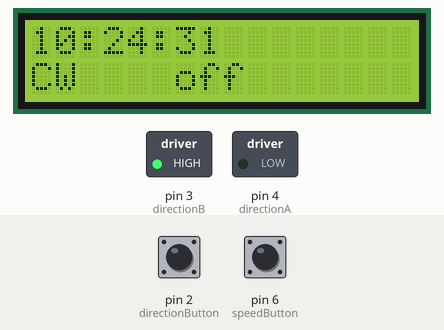
Recording of a sketch running on a simulated Arduino Uno, built with avr-gcc and run on an emulated ATmega328P. Parts: 16×2 character LCD, switched loads named in the sketch (green lamp = pin HIGH). Dashed ring = blinking. Inputs (shaded band) come from the test bench; at power-on: pin 2 (directionButton) HIGH, pin 6 (speedButton) HIGH. The local clock reads 2024-03-15 10:24:30 at power-on unless the sketch sets it; pins used as bus, display or sensor lines are not drawn.

Above: at 1.2 s.
1.3 s: pin 2 (directionButton) pulled LOW for 1 s
At 1.76 s:
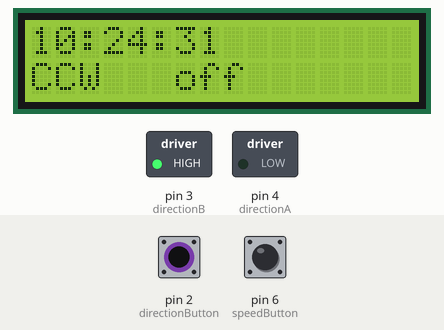
3.8 s: pin 6 (speedButton) pulled LOW for 0.15 s
At 4.6 s:
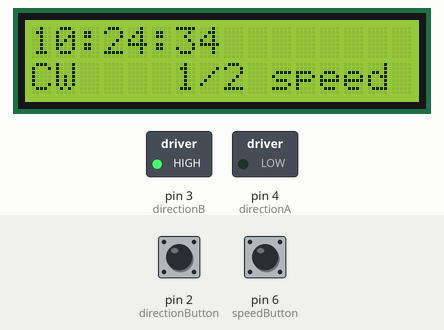
6.9 s: pin 2 (directionButton) pulled LOW for 0.15 s
At 8.8 s:
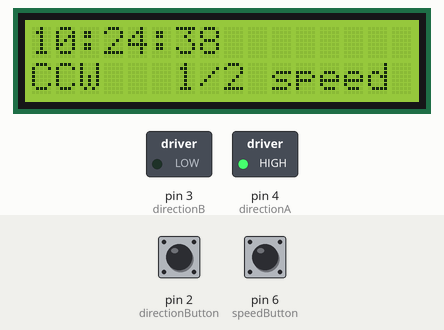
10.0 s: pin 2 (directionButton) pulled LOW for 0.15 s
At 10.15 s:
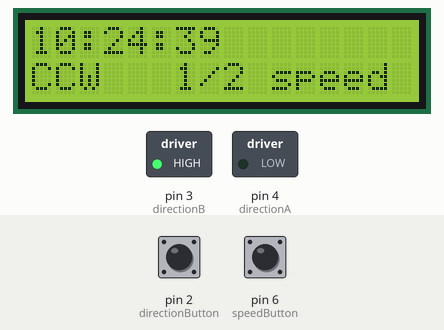
11.7 s: pin 6 (speedButton) pulled LOW for 1 s
At 12.8 s:
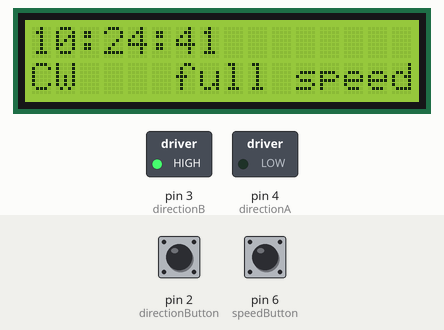
14.5 s: pin 2 (directionButton) driven LOW and pin 6 (speedButton) driven LOW
At 16.28 s:
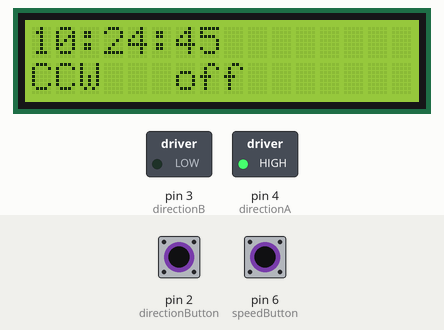
Timing chart, 0 to 18.5 s (numbered marks = the images above; inputs shaded):
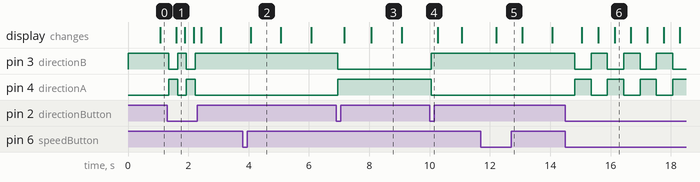

The sketch:

motor_code.ino
```cpp
// included libraries
#include <LiquidCrystal.h>
#include "DS1307.h"

// set constants for pins
#define powerPin 5 //pin 5 used as output to control fan speed
#define directionA 4  //pin 4 used as output to help control fan direction
#define directionB 3  //pin 3 used as output to help control fan direction
#define speedButton 6  //pin 6 connects button used to change fan speed - used as input
#define directionButton 2 //pin 2 connects button used to change fan direction - used as input

// global variables
// variables relating to fan speed
const int fanSpeed[] = {0, 127, 191, 255};  // fan speeds
const char* fanString[] = {"off       ", "1/2 speed ", "3/4 speed ", "full speed"};  // corresponding text for fan speeds
int fanIndex = 0;  // keeps track of which iteration the fanSpeed array is on
const int fanSpeedSize = sizeof(fanSpeed) / sizeof(*fanSpeed);
// flags and object
boolean doChangeDirection = false;  // flag for interrupt to alert main code to change fan direction
boolean updateLCD = false;  // flag for timer interrupt to alert code to update LCD display
boolean turnFanOn = false;
DS1307 clock;  //defines an object of DS1307 class

////////////////////////////////////////////////////////////////////////////////////////////////////////
// determines whether the fan runs on a timer [presentation mode] or a button press [test mode]
const boolean AUTOMODE = false;
////////////////////////////////////////////////////////////////////////////////////////////////////////

// initialize the library with the numbers of the interface pins
LiquidCrystal lcd(7, 8, 9, 10, 11, 12);

void setup() {
  //configure clock
  clock.begin();

  //set pin direction
  pinMode(powerPin, OUTPUT);
  pinMode(directionA, OUTPUT);
  pinMode(directionB, OUTPUT);
  pinMode(speedButton, INPUT_PULLUP);
  pinMode(directionButton, INPUT_PULLUP);

  //set fan speed/direction at start
  analogWrite(powerPin, 0);  // fan starts off
  digitalWrite(directionA, LOW);  //fan starts in CW mode
  digitalWrite(directionB, HIGH);

  // set up the LCD's number of columns and rows:
  lcd.begin(16, 2);

  // configure external interrupt for direction
  attachInterrupt(digitalPinToInterrupt(directionButton), setDirectionFlag, LOW);

  // configure timer interrupt; code from
  // https://www.instructables.com/Arduino-Timer-Interrupts/
  cli();  //stop interrupts
  //set timer1 interrupt at 1Hz
  TCCR1A = 0;// set entire TCCR1A register to 0
  TCCR1B = 0;// same for TCCR1B
  TCNT1  = 0;//initialize counter value to 0
  // set compare match register for 1hz increments
  OCR1A = 15624;// = (16*10^6) / (1*1024) - 1 (must be <65536)
  // turn on CTC mode
  TCCR1B |= (1 << WGM12);
  // Set CS12 and CS10 bits for 1024 prescaler
  TCCR1B |= (1 << CS12) | (1 << CS10);
  // enable timer compare interrupt
  TIMSK1 |= (1 << OCIE1A);
  sei();//allow interrupts

}

ISR(TIMER1_COMPA_vect){  //timer1 interrupt 1Hz toggles pin 13 (LED)
//generates pulse wave of frequency 1Hz/2 = 0.5kHz (takes two cycles for full wave- toggle high then toggle low)
  updateLCD = true;
}


void loop() {
  // get time
  clock.getTime();

  // controls the speed of the fan
  if (AUTOMODE) {
    defaultSpeed();  // in this mode, the fan operates on a minute cycle
  }
  else {
    speedChange();  // in this mode, the fan operates based on the press of a button
  }

  // changes the direction of the fan based off of interrupt
  if (doChangeDirection) {
    doChangeDirection = false;  // reset flag to false
    directionChange();  // changes fan's direction
  }

  // displays time, speed, and direction
  if (updateLCD) {
    updateLCD = false;  // reset flag to false
    printTime();  // displays time on LCD
    printFan();  // displays fan direction and speed on LCD
  }
}

void speedChange() {
  if (digitalRead(speedButton) == LOW) {  // checks for button press
    delay(50);
    if (digitalRead(speedButton) == LOW) {  // ensures button was actually pressed
      fanIndex++;  // increments index, cycling it back to 0 if it is too high
      if (fanIndex > fanSpeedSize - 1) {
        fanIndex = 0;
      }
      analogWrite(powerPin, fanSpeed[fanIndex]);  // changes fan's speed
      delay(200);  //causes a slight delay to ensure button is not accidently pushed "again"
    }
  }
}

void defaultSpeed() {
  if (clock.second >= 30) {  // turns the fan off for 30 sec
    fanIndex = 0;
  }
  else if (clock.second >= 20) {  // turns fan to 1/2 speed for 10 sec
    fanIndex = 1;
  }
  else if (clock.second >= 10) {  // turns fan to 3/4 speed for 10 sec
    fanIndex = 2;
  }
  else {  // turns fan to full speed for 10 sec
    fanIndex = 3;
  }

  analogWrite(powerPin, fanSpeed[fanIndex]);  // determine fan's speed
}

void directionChange() {  // triggered by external interrupt upon button press
    delay(50);
    if (digitalRead(directionButton) == LOW) {  // ensures button was actually pressed
      digitalWrite(directionA, !digitalRead(directionA));  // swaps HIGH/LOW to change direction
      digitalWrite(directionB, !digitalRead(directionB));
      delay(200);  //causes a slight delay to ensure button is not accidently pushed "again"
    }
}

void setDirectionFlag() {  // function that external interrupt directly interfaces with to control the fan's direction
  doChangeDirection = true;  // flag to change fan's direction
  updateLCD = true;  // flag to update LCD display
}

void printTime() {
  // put time into variables
  // prints time to LCD
  int theHour = clock.hour;
  int theMinute = clock.minute;
  int theSecond = clock.second;
  lcd.setCursor(0,0);
  if (theHour < 10) {
    lcd.print(0);
  }
  lcd.print(theHour);
  lcd.print(":");
  if (theMinute < 10) {
    lcd.print(0);
  }
  lcd.print(theMinute);
  lcd.print(":");
  if (theSecond < 10) {
    lcd.print(0);
  }
  lcd.print(theSecond);
  lcd.print("        ");
}

void printFan() {
  lcd.setCursor(0,1);
  if (digitalRead(directionA) == HIGH) {  // deterimnes fan's direction off of directionA output
    // prints fan direction to LCD
    lcd.print("CCW   ");
  }
  else {
    lcd.print("CW    ");
  }

  // prints fan's speed to LCD based on the index of the fan
  lcd.setCursor(6,1);
  lcd.print(fanString[fanIndex]);
}
```

Measured:
- after the input at 1.3 s, pin 3 (directionB): alternates HIGH for 0.29 s and LOW for 0.29 s, 4 changes in all, then stays HIGH, starting after 0.05 s; pin 4 (directionA): alternates HIGH for 0.29 s and LOW for 0.29 s, 4 changes in all, then stays LOW, starting after 0.05 s; the display: changes after 0.29 s (image 1)
- after the input at 3.8 s, the display: changes after 0.27 s (image 2)
- after the input at 6.9 s, pin 3 (directionB): HIGH → LOW after 0.06 s; pin 4 (directionA): LOW → HIGH after 0.06 s; the display: first changes after 0.27 s (image 3 shows a later state)
- after the input at 10.0 s, pin 3 (directionB): LOW → HIGH after 0.06 s; pin 4 (directionA): HIGH → LOW after 0.06 s
- after the input at 11.7 s, the display: changes after 0.51 s (image 5)
- after the input at 14.5 s, pin 3 (directionB), pin 4 (directionA): alternates HIGH for 0.54 s and LOW for 0.54 s, starting after 0.31 s; the display: first changes after 0.55 s (image 6 shows a later state)
- what the display in image 2 shows lasts 1.0 s, from 4.1 s to 5.1 s
